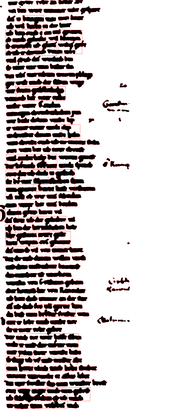
%> input picture DIVADIAGTWeb/A_Course_Experiment_DivadiaWeb/imageWithBigRect.png, 175 x 420 px, shrunk from 990 x 2372 before the run
$ octave --eval "cvGaborTextureSegmentRun('imageWithBigRect.png');"   (GNU Octave 9; MATLAB toolbox functions it lacks are replaced by stand-ins)
%> lines starting %> are read from the running program, lines starting %| are printed output that depends on the picture; in (x1, y1, x2, y2) boxes, pixels count from 0 and x2, y2 are one past the last pixel; in counts of white or black regions, pixels touching at a corner belong together; the program's own positions count from 1; long printed decimals are rounded
### DIVADIAGTWeb/A_Course_Experiment_DivadiaWeb/cvuImgread.m
function [I] = cvuImgread(filename)
% cvuImgread - (CV Utility) Read an image as a grayscale image
%
% Synopsis
%   [I] = cvuImgread(filename)
%
% Description
%   cvuImgread reads an image as a grayscale image.
%   You can ignore the colortype of the image ('indexed' or 'truecolor')
%   using this function.
%
% Inputs ([]s are optional)
%   (string) filename The image filename
%
% Outputs ([]s are optional)
%   (matrix) I        The grayscale image
%
% See also
%   imread, ind2gray, rgb2gray (Image Processing Toolbox)


info = imfinfo(filename);
[image,map] = imread(filename);
if(strcmp(info.ColorType,'indexed') == 1)
    I = ind2gray(image,map);
elseif(strcmp(info.ColorType,'truecolor') == 1)
    I = rgb2gray(image);
else
    I = image;
end

### DIVADIAGTWeb/A_Course_Experiment_DivadiaWeb/cvGaborTextureSegment.m
% cvGaborTextureSegment - Texture Segmentation using Gabor Filters
%
%
%
function Seg = cvGaborTextureSegment(I, K, gamma, Lambda, b, Theta, phi, shape)
[nRow, nCol, C] = size(I);

% Step 1. Gabor Filter bank
i = 0;
for lambda = Lambda
    for theta = Theta
        i = i + 1;
        D = cvGaborFilter2(I, gamma, lambda, b, theta, phi, shape, 0);
        % Normalize into [0, 1]
        D = D - min(reshape(D, [], 1)); D = D / max(reshape(D, [], 1));
        %disp('The size of D is:')  % added by Hao
        %size(D)   % added by Hao
        %figure; imshow(uint8(D * 255));
        % Adjust image size to the smallest size if 'valid' (Cut off)
        if (isequal(shape, 'valid') && i >= 2)
            [nRow, nCol, C] = size(O(:, :, i-1));
            [Nr, Nc, C] = size(D);
            DNr = (Nr - nRow)/2;
            DNc = (Nc - nCol)/2;
            D = D(1+floor(DNr):Nr-ceil(DNr), 1+floor(DNc):Nc-ceil(DNc));
        end
%          disp('The size of D is:')  % added by Hao
%          size(D)   % added by Hao
        O(:, :, i) = D;
    end
end
[nRow, nCol, N] = size(O);
size(O) % Hao
disp('The part of gabor filters is finished.')  % added by Hao

% Step 2. Energy (Feature Extraction)
% Step 2-1. Nonlinearity
for i=1:N
    D = O(:, :, i);
    alpha = 1;
    D = tanh(double(O(:, :, i)) .* alpha); % Eq. (3). Input is [0, 1]
    % Normalize into [0, 1] although output of tanh is originally [0, 1]
    D = D - min(reshape(D, [], 1)); D = D / max(reshape(D, [], 1));
    %figure; imshow(uint8(D * 255));
    O(:, :, i) = D;
end
disp('The part of nonlinearity is finished.')  % added by Hao

% Step 2-2. Smoothing
for i=1:N
    D = O(:, :, i);
    lambda = Lambda(floor((i-1)/length(Theta))+1);
    % (1) constant
    % sigma = 5;
    % (2) Use lambda. 0.5 * lambda should be near equal to gabor's sigma
    % sigma = .5 * lambda;
    % (3). Use gabor's sigma
    sigma = (1 / pi) * sqrt(log(2)/2) * (2^b+1) / (2^b-1) * lambda;
    sigma = 3 * sigma;
    %sigma = 2 * sigma;  % Hao
    D = cvGaussFilter2(D, 2*fix(sigma)+1, sigma, shape, 0);  % Instead of Eq (4), Use Gaussian Filter
    % Normalize into [0, 1]
    D = D - min(reshape(D, [], 1)); D = D / max(reshape(D, [], 1));
    %figure; imshow(uint8(D * 255));
    % Adjust image size to the smallest size if 'valid' (Cut off)
    if (isequal(shape, 'valid') && i >= 2)
        [nRow, nCol, C] = size(P(:, :, i-1));
        [Nr, Nc, C] = size(D);
        DNr = (Nr - nRow)/2;
        DNc = (Nc - nCol)/2;
        D = D(1+floor(DNr):Nr-ceil(DNr), 1+floor(DNc):Nc-ceil(DNc));
    end
    P(:, :, i) = D;
end
O = P; clear P;
[nRow, nCol, N] = size(O);
size(O) % Hao
disp('The part of smoothing is finished.')  % added by Hao


% Step 3. Clustering
% Step 3-1. Adding coordinates information to involves adjacency
for i=1:nRow
    for j=1:nCol
        O(i, j, N+1) = i / nRow; % [0, 1]
        O(i, j, N+2) = j / nCol;
    end
end

% Step 3-2. Clustering
saveFile = reshape(O, [], size(O, 3));
size(saveFile)
dlmwrite('gabor.txt',saveFile,'newline','pc');
data = saveFile.';
% data = reshape(O, [], size(O, 3)).'; % D x N   %commented by Hao
[cluster, codebook] = cvKmeans(data, K);
Seg = reshape(cluster, nRow, nCol, 1); % 2D
end

### DIVADIAGTWeb/A_Course_Experiment_DivadiaWeb/cvGaussFilter2.m
function [GO, GF] = cvGaussFilter2(I, wsize, Sigma, shape, normalize);
% cvGaussFilter2 - 2D Gaussian filter
%

if ~exist('normalize', 'var') || isempty(normalize)
    normalize = 'normsum';
end
if ~exist('shape', 'var') || isempty(shape)
    shape = 'reflect';
end
if isscalar(Sigma)
    Sigma = [Sigma^2 0; 0 Sigma^2];
end
if isscalar(wsize)
    wysize = floor(wsize/2); wxsize = floor(wsize/2);
else
    wysize = floor(wsize(1)/2); wxsize = floor(wsize(2)/2);
end
if isa(I, 'double') ~= 1
    I = double(I);
end
[nRow, nCol, C] = size(I);

x = -wxsize:wxsize;
y = -wysize:wysize;
[X Y] = meshgrid(x, y);
Z = [reshape(X, [], size(X, 1) * size(X, 2));
    reshape(Y, [], size(Y, 1) * size(Y, 2))];
if strcmp(normalize, 'nonorm') | normalize == 0
    % no normalization
    GF = cvGaussPdf(Z, [0; 0], Sigma, 'nonorm', false);
elseif strcmp(normalize, 'normterm') | normalize == 1
    % gaussian normalization term
    GF = cvGaussPdf(Z, [0; 0], Sigma, 'normterm', false);
elseif strcmp(normalize, 'normsum') | normalize == 2
    % normalize so that sum becomes 1.0
    GF = cvGaussPdf(Z, [0; 0], Sigma, 'normsum', false);
    GF = GF ./ sum(GF);
end
GF = reshape(GF, size(X, 1), size(X, 2));
for c = 1:C
    GO(:,:,c) = cvConv2(I(:,:,c), GF, shape);
end

### DIVADIAGTWeb/A_Course_Experiment_DivadiaWeb/cvGaussPdf.m
% cvGaussPdf - Compute the PDF of a multivariate Gaussian
%
%
%

function Pr = cvGaussPdf(X, Mu, Sigma, normalize, logprob)
if ~exist('normalize', 'var') || isempty(normalize)
    normalize = 'normterm';
end
if ~exist('logprob', 'var') || isempty(logprob)
    logprob = false;
end
[D, N] = size(X);
X = X - repmat(Mu, 1, N);
% Compute N points at burst
Pr = -0.5 * sum((X.' * inv(Sigma)) .* X.', 2) .';
%Pr = -0.5 * diag(X.' * inv(Sigma) * X); % slow
if strcmp(normalize, 'normterm') | normalize == 1
    normterm = log(2*pi)*(D/2) + (abs(det(Sigma))+realmin)*(1/2);
    Pr = Pr - normterm;
elseif strcmp(normalize, 'normsum') | normalize == 2
    Pr = Pr - max(Pr); % pre-normalization to avoid probs being all zero
    % by takin exp because of precision limit (necessary especially in C)
    Pr = Pr - log(sum(exp(Pr)));
end
if ~logprob, Pr = exp(Pr); end;
end

### DIVADIAGTWeb/A_Course_Experiment_DivadiaWeb/cvKmeans.m
function [Cluster Codebook] = cvKmeans(X, K, stopIter, distFunc, verbose)
% cvKmeans - K-means clustering
%
% Synopsis
%   [Cluster Codebook] = cvKmeans(X, K, [stopIter], [distFunc], [verbose])
%
% Description
%   K-means clustering
%
% Inputs ([]s are optional)
%   (matrix) X        D x N matrix representing feature vectors by columns
%                     where D is the number of dimensions and N is the
%                     number of vectors.
%   (scalar) K        The number of clusters.
%   (scalar) [stopIter = .05]
%                     A scalar between [0, 1]. Stop iterations if the
%                     improved rate is less than this threshold value.
%   (func)   [distFunc = @cvEucdist]
%                     A function handle for distance measure. The function
%                     must have two arguments for matrix X and Y. See
%                     cvEucdist.m (Euclidean distance) as a reference.
%   (bool)   [verbose = false]
%                     Show progress or not.
%
% Outputs ([]s are optional)
%   (vector) Cluster  1 x N vector cntaining intergers indicating the
%                     cluster indicies. Cluster(n) is the cluster id for
%                     X(:,n).
%   (matrix) Codebook D x K matrix representing cluster centroids (means)
%                     or VQ codewords (codebook)
%
% Examples
%   See also demo/cvKmeansDemo.m, cvKmeansDemoVQ.m, cvKmeansDemoClassifi.m
%
%   X = rand(2, 10); % 2-dimensional vectors
%   [Cluster, Mu] = cvKmeans(X, 2);
%   % Use kmeans.m in practice that equivalent codes are as
%   [Cluster, Mu] = kmeans(X.', 2);
%   Cluster = Cluster.'; Mu = Mu.';
%   XCluster(:,:,1) = X(:, Cluster == 1);

if ~exist('stopIter', 'var') || isempty(stopIter)
    stopIter = .05;
end
if ~exist('distFunc', 'var') || isempty(distFunc)
    distFunc = @cvEucdist;
end
if ~exist('verbose', 'var') || isempty(verbose)
    verbose = false;
end
[D N] = size(X);
if K > N,
    error('K must be less than or equal to the number of vectors N');
end

% Initial centroids
Codebook = X(:, randsample(N, K));

improvedRatio = Inf;
distortion = Inf;
iter = 0;
while true
    % Calculate euclidean distances between each sample and each centroid
    d = distFunc(Codebook, X);
    % Assign each sample to the nearest codeword (centroid)
    [dataNearClusterDist, Cluster] = min(d, [], 1);
    % distortion. If centroids are unchanged, distortion is also unchanged.
    % smaller distortion is better
    old_distortion = distortion;
    distortion = mean(dataNearClusterDist);

    % If no more improved, break;
    improvedRatio = 1 - (distortion / old_distortion);
    % Hao
    disp('The improvedRatio is:');
    disp(improvedRatio);
    if verbose
        fprintf('%d: improved ratio = %f\n', iter, improvedRatio);
    end
    iter = iter + 1;
    if improvedRatio <= stopIter, break, end;

    % Renew Codebook
    for i=1:K
        % Get the id of samples which were clusterd into cluster i.
        idx = find(Cluster == i);
        % Calculate centroid of each cluter, and replace Codebook
        Codebook(:, i) = mean(X(:, idx),2);
    end
end
% Hao
disp('The total number of iterations is:');
disp(iter);

### DIVADIAGTWeb/A_Course_Experiment_DivadiaWeb/cvuResizeImageFig.m
function cvuResizeImageFig(fig, size, fraction)
% cvuResizeImageFig - (CV Utility) Resize image figure
%
% Synopsis
%   cvuResizeImageFig(fig, size, fraction)
%
% Description
%   Resize image figure so that surrounding spaces are removed.
%   This is useful when saving displayed image.
%
% Inputs ([]s are optional)
%   (figure) fig      figure handle object
%   (vector) size     original image size [x, y]
%   (scalar) [fraction = 1.0]
%                     fraction to the original displayed image size.
%
% Outputs ([]s are optional)
%
% Examples
%   fig = figure;
%   I = imread('filename');
%   [M, N] = size(I);
%   imshow(I);
%   cvuResizeImageFig(fig, [M, N], 1);


if ~exist('fraction', 'var') || isempty(fraction)
    fraction = 1;
end
pos = get(fig, 'Position');
set(fig, 'Units', 'pixels', 'Position', ...
    [pos(1), pos(2)+pos(4)-fraction*size(1), ...
    fraction*size(2), fraction*size(1)]);
set(gca,'Position', [0 0 1 1], 'Visible', 'off');

### DIVADIAGTWeb/A_Course_Experiment_DivadiaWeb/cvEucdist.m
% cvEucdist - Euclidean distance
%

%
function d = cvEucdist(X, Y)
if ~exist('Y', 'var') || isempty(Y)
    %% Y = zeros(size(X, 1), 1);
    U = ones(size(X, 1), 1);
    d = abs(X'.^2*U).'; return;
end
V = ~isnan(X); X(~V) = 0; % V = ones(D, N);
U = ~isnan(Y); Y(~U) = 0; % U = ones(D, P);
d = abs(X'.^2*U - 2*X'*Y + V'*Y.^2);

### DIVADIAGTWeb/A_Course_Experiment_DivadiaWeb/cvGaborTextureSegmentRun.m
% cvGaborTextureSegmentRun - Run cvGaborTextureSegment
%
% Examples
%  cvGaborTextureSegmentRun('image/data.20.png', 5);
%  cvGaborTextureSegmentRun('image/data.20.png', 5, 'data.20.seg.png');
%function cvGaborTextureSegmentRun(imfile, K, outfile)
function cvGaborTextureSegmentRun(imfile, outfile)
% added by Hao

K = 2;

% Hao

I = cvuImgread(imfile);
%> in cvuImgread, image is the input picture: size 420x175x3 uint8; mean R, G, B 203.6, 196.7, 196.7
%> in cvuImgread, `[image,map] = imread(filename);`: map = []
%> in cvuImgread, `I = rgb2gray(image);`:
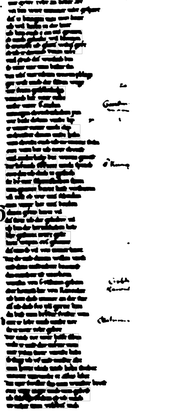
%> I: size 420x175 uint8; min 0, max 255, mean 198.8
[N, M] = size(I);
%> N = 420; M = 175
%% parameter settings
gamma = 1; b = 1; Theta = 0:pi/6:pi-pi/6; phi = 0; shape = 'valid';
% shape = 'same'; % Hao
%% Lambda settings
% (1) Jain's paper %[4 8 16 ...] sqrt(2)
% Lambda = M./((2.^(2:log2(M/4))).*sqrt(2));  % used by Hao
% (2) J. Zhang's paper
J = (2.^(0:log2(M/8)) - .5) ./ M;
%> J = [0.00286 0.00857 0.02 0.0429 0.0886]
F = [ (.25 - J) (.25 + J) ];
F = sort(F);
Lambda = 1 ./ F;  %commented by Hao
%% Run
seg = cvGaborTextureSegment(I, K, gamma, Lambda, b, Theta, phi, shape);
%> after the loop in cvGaborTextureSegment, `for lambda = Lambda`: DNc = 2; Nc = 173; Nr = 418; i = 60; nCol = 169; nRow = 414
%> in cvGaborTextureSegment, `[nRow, nCol, N] = size(O);`: N = 60
%> in cvGaborTextureSegment, `size(O)`: ans = [414 169 60]
%> the loop in cvGaborTextureSegment, `for i=1:N` made 60 passes
%> pass 1, in cvGaborTextureSegment, `D = O(:, :, i);`:
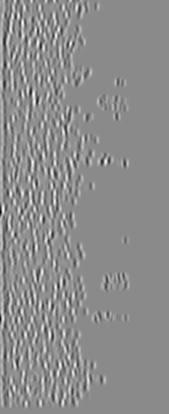
%> D: size 414x169 double; min 0, max 1, mean 0.553
%> pass 1, in cvGaborTextureSegment, `D = D / max(reshape(D, [], 1))`:
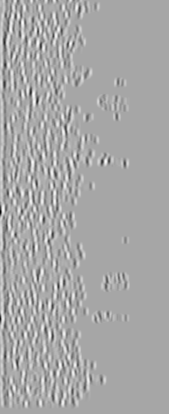
%> D: size 414x169 double; min 0, max 1, mean 0.657
%> pass 2, in cvGaborTextureSegment, `D = O(:, :, i);`:
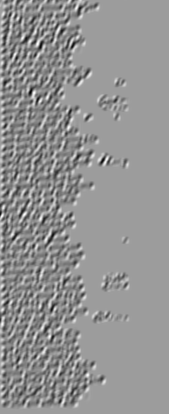
%> D: size 414x169 double; min 0, max 1, mean 0.576
%> the loop in cvGaborTextureSegment, `for i=1:N` made 60 passes
%> (lambda, sigma) on passes 13 to 19: (4.35, 7.33), (4.35, 7.33), (4.35, 7.33), (4.35, 7.33), (4.35, 7.33), (4.35, 7.33), (4.14, 6.99)
%> (lambda, sigma) on passes 2 to 7: (6.19, 10.45), (6.19, 10.45), (6.19, 10.45), (6.19, 10.45), (6.19, 10.45), (4.83, 8.14)
%> pass 1, in cvGaussFilter2, `GF = reshape(GF, size(X, 1), size(X, 2));`:
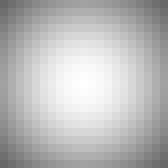
%> GF: size 21x21 double (shown 8 times larger); min 0.4, max 1, mean 0.73
%> pass 1, in cvGaborTextureSegment, `D = D - min(reshape(D, [], 1))`:
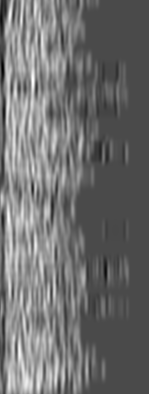
%> D: size 394x149 double; min 0, max 11.54, mean 5.03; drawn with min black and max white
%> in cvGaborTextureSegment, `size(O)`: ans = [394 149 60]
%> in cvGaborTextureSegment, `size(saveFile)`: ans = [58706 62]
%> the loop in cvKmeans, `while true` made 4 passes
%| 1
%| 0.7685
%| 0.5800
%| 4.8305e-04
%| 4
%> in cvGaborTextureSegment, `Seg = reshape(cluster, nRow, nCol, 1);`:
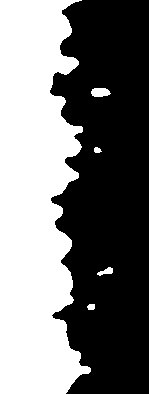
%> Seg: size 394x149 double; values 1 (black) and 2 (white), 46.2% white; 5 white regions, box (x1, y1, x2, y2) and area: (0, 0, 91, 394) 26832, (91, 88, 111, 97) 146, (97, 267, 113, 276) 77, (87, 304, 95, 310) 42, (94, 147, 102, 153) 36
%% Display (Upto 5 colors just for now)
%imseg = uint8(seg) * floor(255 / K); % cluster id to gray scale (max 255)
[N, M] = size(seg);
color = [0 0 0; 255 255 255; 255 0 0; 0 255 0; 0 0 255]; % 5 colors reserved
imseg = zeros(N*M, 3);
for i=1:K
    idx = find(seg == i);
    %imseg(idx, :) = repmat(color(i, :), [], length(idx));
    imseg(idx, :) = repmat(color(i, :), length(idx), 1);
end
imseg = reshape(imseg, N, M, 3);
if exist('outfile', 'var')
    imwrite(uint8(imseg), outfile);
else
    fig = figure; imshow(imseg);
    cvuResizeImageFig(fig, [N, M]);
end
end

$ run again, on DIVADIAGTWeb/A_Course_Experiment_DivadiaWeb/d-273.1.933.186.566.2395.png
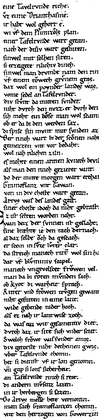
%> input picture DIVADIAGTWeb/A_Course_Experiment_DivadiaWeb/d-273.1.933.186.566.2395.png, 99 x 420 px, shrunk from 566 x 2395 before the run
%> in cvuImgread, image is the input picture: size 420x99 uint8; min 0, max 255, mean 203.3
%> map = []
%> after the loop in cvGaborTextureSegment, `for lambda = Lambda`: DNc = 2; Nc = 97; Nr = 418; i = 48; nCol = 93; nRow = 414
%> in cvGaborTextureSegment, `[nRow, nCol, N] = size(O);`: N = 48
%> in cvGaborTextureSegment, `size(O)`: ans = [414 93 48]
%> the loop in cvGaborTextureSegment, `for i=1:N` made 48 passes
%> pass 1, in cvGaborTextureSegment, `D = O(:, :, i);`:
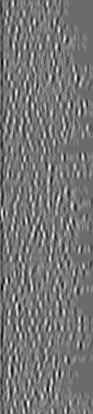
%> D: size 414x93 double; min 0, max 1, mean 0.462
%> the loop in cvGaborTextureSegment, `for i=1:N` made 48 passes
%> (lambda, sigma) on passes 7 to 11: (4.66, 7.86), (4.66, 7.86), (4.66, 7.86), (4.66, 7.86), (4.66, 7.86)
%> in cvGaborTextureSegment, `size(O)`: ans = [396 75 48]
%> in cvGaborTextureSegment, `size(saveFile)`: ans = [29700 50]
%> the loop in cvKmeans, `while true` made 3 passes
%| 1
%| 0.2659
%| 0.01418
%| 3
%> in cvGaborTextureSegment, `Seg = reshape(cluster, nRow, nCol, 1);`:
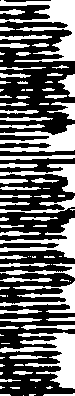
%> Seg: size 396x75 double; values 1 (black) and 2 (white), 40.4% white; 90 white regions (31 under 20 px), largest, box (x1, y1, x2, y2) and area: (0, 0, 75, 62) 1770, (0, 332, 75, 389) 1571, (0, 124, 75, 152) 1087

$ run again, on DIVADIAGTWeb/A_Course_Experiment_DivadiaWeb/page.png
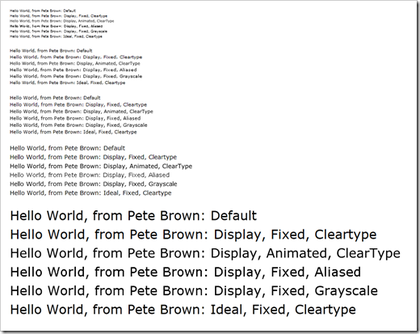
%> input picture DIVADIAGTWeb/A_Course_Experiment_DivadiaWeb/page.png, 420 x 334 px, shrunk from 520 x 413 before the run
%> in cvuImgread, image is the input picture: size 334x420x3 uint8; mean R, G, B 236.5, 236.4, 236.4
%> map = []
%> after the loop in cvGaborTextureSegment, `for lambda = Lambda`: DNc = 2; Nc = 418; Nr = 332; i = 72; nCol = 414; nRow = 328
%> in cvGaborTextureSegment, `[nRow, nCol, N] = size(O);`: N = 72
%> in cvGaborTextureSegment, `size(O)`: ans = [328 414 72]
%> the loop in cvGaborTextureSegment, `for i=1:N` made 72 passes
%> pass 1, in cvGaborTextureSegment, `D = O(:, :, i);`:
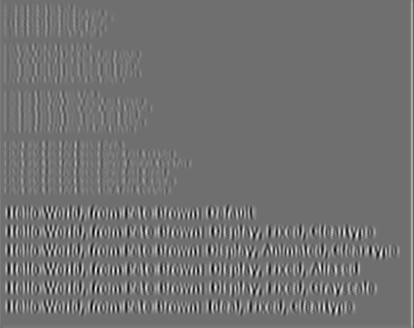
%> D: size 328x414 double; min 0, max 1, mean 0.45
%> the loop in cvGaborTextureSegment, `for i=1:N` made 72 passes
%> (lambda, sigma) on passes 7 to 11: (4.69, 7.91), (4.69, 7.91), (4.69, 7.91), (4.69, 7.91), (4.69, 7.91)
%> in cvGaborTextureSegment, `size(O)`: ans = [310 396 72]
%> in cvGaborTextureSegment, `size(saveFile)`: ans = [122760 74]
%> the loop in cvKmeans, `while true` made 4 passes
%| 1
%| 0.5840
%| 0.4445
%| 5.1577e-03
%| 4
%> in cvGaborTextureSegment, `Seg = reshape(cluster, nRow, nCol, 1);`:
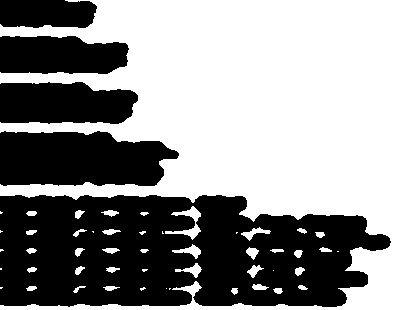
%> Seg: size 310x396 double; values 1 (black) and 2 (white), 55.6% white; 5 black regions, box (x1, y1, x2, y2) and area: (0, 195, 391, 307) 34595, (0, 131, 179, 186) 8189, (0, 82, 138, 124) 4967, (0, 36, 129, 74) 4269, (0, 0, 97, 28) 2477
